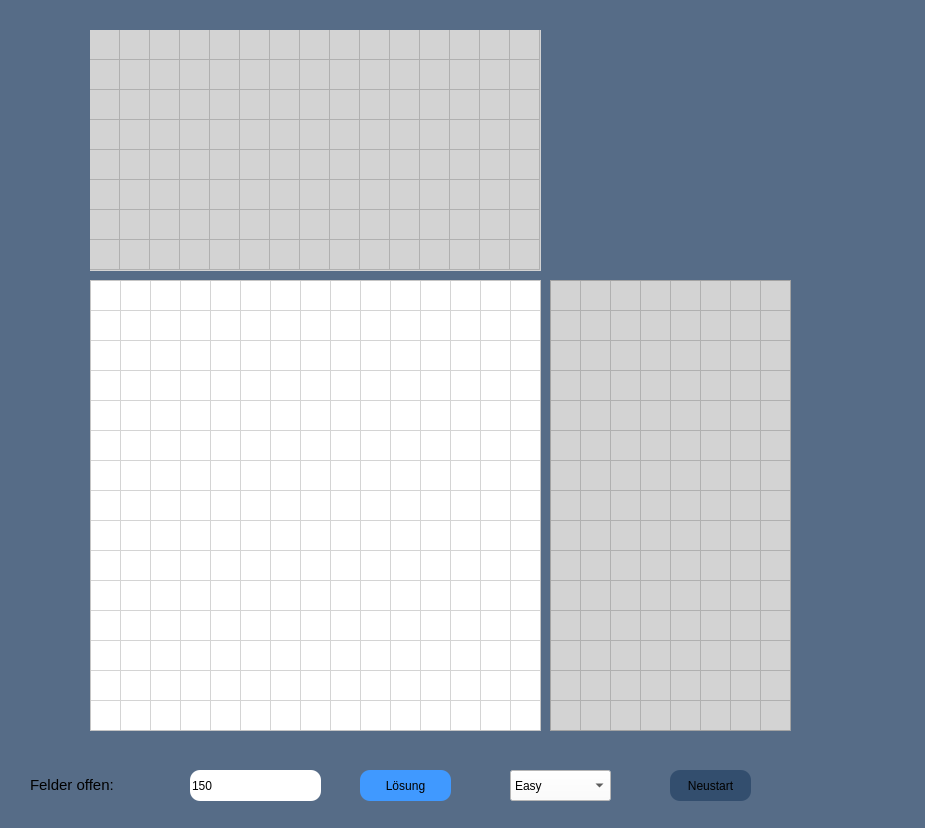
<?xml version="1.0" encoding="UTF-8"?>
<ui version="4.0">
 <class>Dialog</class>
 <widget class="QDialog" name="Dialog">
  <property name="geometry">
   <rect>
    <x>0</x>
    <y>0</y>
    <width>925</width>
    <height>828</height>
   </rect>
  </property>
  <property name="windowTitle">
   <string>NONOGRAMM</string>
  </property>
  <property name="autoFillBackground">
   <bool>false</bool>
  </property>
  <property name="styleSheet">
   <string notr="true">background-color:#566C87
</string>
  </property>
  <widget class="QTableWidget" name="tableWidget_2">
   <property name="geometry">
    <rect>
     <x>90</x>
     <y>280</y>
     <width>451</width>
     <height>451</height>
    </rect>
   </property>
   <property name="styleSheet">
    <string notr="true">background-color:white;
border-width:10px;</string>
   </property>
   <property name="inputMethodHints">
    <set>Qt::ImhNone</set>
   </property>
   <property name="verticalScrollBarPolicy">
    <enum>Qt::ScrollBarAlwaysOff</enum>
   </property>
   <property name="horizontalScrollBarPolicy">
    <enum>Qt::ScrollBarAlwaysOff</enum>
   </property>
   <property name="autoScroll">
    <bool>true</bool>
   </property>
   <property name="editTriggers">
    <set>QAbstractItemView::NoEditTriggers</set>
   </property>
   <property name="rowCount">
    <number>15</number>
   </property>
   <property name="columnCount">
    <number>15</number>
   </property>
   <attribute name="horizontalHeaderVisible">
    <bool>false</bool>
   </attribute>
   <attribute name="horizontalHeaderDefaultSectionSize">
    <number>30</number>
   </attribute>
   <attribute name="verticalHeaderVisible">
    <bool>false</bool>
   </attribute>
   <row/>
   <row/>
   <row/>
   <row/>
   <row/>
   <row/>
   <row/>
   <row/>
   <row/>
   <row/>
   <row/>
   <row/>
   <row/>
   <row/>
   <row/>
   <column/>
   <column/>
   <column/>
   <column/>
   <column/>
   <column/>
   <column/>
   <column/>
   <column/>
   <column/>
   <column/>
   <column/>
   <column/>
   <column/>
   <column/>
   <item row="0" column="0">
    <property name="text">
     <string/>
    </property>
    <property name="foreground">
     <brush brushstyle="NoBrush">
      <color alpha="255">
       <red>0</red>
       <green>0</green>
       <blue>0</blue>
      </color>
     </brush>
    </property>
   </item>
  </widget>
  <widget class="QTableWidget" name="tableWidget_3">
   <property name="geometry">
    <rect>
     <x>550</x>
     <y>280</y>
     <width>241</width>
     <height>451</height>
    </rect>
   </property>
   <property name="styleSheet">
    <string notr="true">background-color:lightgrey;</string>
   </property>
   <property name="verticalScrollBarPolicy">
    <enum>Qt::ScrollBarAlwaysOff</enum>
   </property>
   <property name="horizontalScrollBarPolicy">
    <enum>Qt::ScrollBarAlwaysOff</enum>
   </property>
   <property name="autoScroll">
    <bool>true</bool>
   </property>
   <property name="rowCount">
    <number>15</number>
   </property>
   <property name="columnCount">
    <number>8</number>
   </property>
   <attribute name="horizontalHeaderVisible">
    <bool>false</bool>
   </attribute>
   <attribute name="horizontalHeaderDefaultSectionSize">
    <number>30</number>
   </attribute>
   <attribute name="verticalHeaderVisible">
    <bool>false</bool>
   </attribute>
   <row/>
   <row/>
   <row/>
   <row/>
   <row/>
   <row/>
   <row/>
   <row/>
   <row/>
   <row/>
   <row/>
   <row/>
   <row/>
   <row/>
   <row/>
   <column/>
   <column/>
   <column/>
   <column/>
   <column/>
   <column/>
   <column/>
   <column/>
  </widget>
  <widget class="QTableWidget" name="tableWidget_4">
   <property name="geometry">
    <rect>
     <x>90</x>
     <y>30</y>
     <width>451</width>
     <height>241</height>
    </rect>
   </property>
   <property name="styleSheet">
    <string notr="true">background-color:lightgrey;
border: 10px;
</string>
   </property>
   <property name="verticalScrollBarPolicy">
    <enum>Qt::ScrollBarAlwaysOff</enum>
   </property>
   <property name="horizontalScrollBarPolicy">
    <enum>Qt::ScrollBarAlwaysOff</enum>
   </property>
   <property name="autoScroll">
    <bool>true</bool>
   </property>
   <property name="rowCount">
    <number>8</number>
   </property>
   <property name="columnCount">
    <number>15</number>
   </property>
   <attribute name="horizontalHeaderVisible">
    <bool>false</bool>
   </attribute>
   <attribute name="horizontalHeaderDefaultSectionSize">
    <number>30</number>
   </attribute>
   <attribute name="verticalHeaderVisible">
    <bool>false</bool>
   </attribute>
   <row/>
   <row/>
   <row/>
   <row/>
   <row/>
   <row/>
   <row/>
   <row/>
   <column/>
   <column/>
   <column/>
   <column/>
   <column/>
   <column/>
   <column/>
   <column/>
   <column/>
   <column/>
   <column/>
   <column/>
   <column/>
   <column/>
   <column/>
  </widget>
  <widget class="QLineEdit" name="lineEdit">
   <property name="geometry">
    <rect>
     <x>190</x>
     <y>770</y>
     <width>131</width>
     <height>31</height>
    </rect>
   </property>
   <property name="styleSheet">
    <string notr="true">background-color:white;
border-radius:10px;</string>
   </property>
   <property name="text">
    <string>150</string>
   </property>
  </widget>
  <widget class="QLabel" name="label">
   <property name="geometry">
    <rect>
     <x>30</x>
     <y>769</y>
     <width>111</width>
     <height>31</height>
    </rect>
   </property>
   <property name="styleSheet">
    <string notr="true">font-size: 15px</string>
   </property>
   <property name="text">
    <string>Felder offen:</string>
   </property>
  </widget>
  <widget class="QPushButton" name="pushButton">
   <property name="geometry">
    <rect>
     <x>360</x>
     <y>770</y>
     <width>91</width>
     <height>31</height>
    </rect>
   </property>
   <property name="styleSheet">
    <string notr="true">background-color:#4099ff;
border-radius:10px;
</string>
   </property>
   <property name="text">
    <string>Lösung</string>
   </property>
  </widget>
  <widget class="QPushButton" name="pushButton_2">
   <property name="geometry">
    <rect>
     <x>670</x>
     <y>770</y>
     <width>81</width>
     <height>31</height>
    </rect>
   </property>
   <property name="styleSheet">
    <string notr="true">background-color:#334E6e;
border-radius:10px;</string>
   </property>
   <property name="text">
    <string>Neustart</string>
   </property>
  </widget>
  <widget class="QComboBox" name="comboBox">
   <property name="geometry">
    <rect>
     <x>510</x>
     <y>770</y>
     <width>101</width>
     <height>31</height>
    </rect>
   </property>
   <property name="styleSheet">
    <string notr="true">background-color:white
</string>
   </property>
   <item>
    <property name="text">
     <string>Easy</string>
    </property>
   </item>
   <item>
    <property name="text">
     <string>Meadium</string>
    </property>
   </item>
   <item>
    <property name="text">
     <string>Hard</string>
    </property>
   </item>
  </widget>
 </widget>
 <resources/>
 <connections/>
</ui>
